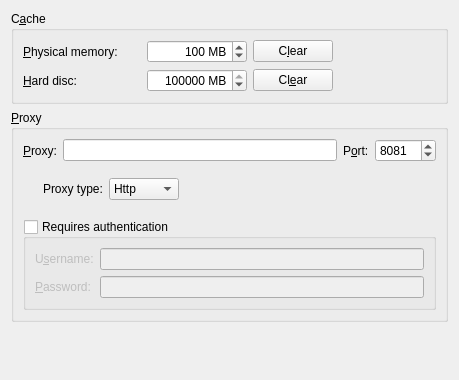
<?xml version="1.0" encoding="UTF-8"?>
<ui version="4.0">
 <class>MarbleProxySettingsWidget</class>
 <widget class="QWidget" name="MarbleProxySettingsWidget">
  <property name="geometry">
   <rect>
    <x>0</x>
    <y>0</y>
    <width>459</width>
    <height>380</height>
   </rect>
  </property>
  <layout class="QVBoxLayout" name="verticalLayout_2">
   <item>
    <widget class="QGroupBox" name="groupBox_cache">
     <property name="toolTip">
      <string>&lt;html&gt;&lt;head&gt;&lt;meta name=&quot;qrichtext&quot; content=&quot;1&quot; /&gt;&lt;style type=&quot;text/css&quot;&gt;
p, li { white-space: pre-wrap; }
&lt;/style&gt;&lt;/head&gt;&lt;body style=&quot; font-family:'Sans Serif'; font-size:9pt; font-weight:400; font-style:normal;&quot;&gt;
&lt;p style=&quot; margin-top:0px; margin-bottom:0px; margin-left:0px; margin-right:0px; -qt-block-indent:0; text-indent:0px;&quot;&gt;There are two caches being used for Marble: The physical memory which is needed to keep map data in the computer's memory. Increasing the value will make the application more responsive. The hard disc memory cache is used by download contents from the Internet (e.g. Wikipedia data or map data). Decrease this value if you want to save space on the hard disc and if high usage of the Internet is not an issue. &lt;/p&gt;&lt;/body&gt;&lt;/html&gt;</string>
     </property>
     <property name="title">
      <string>C&amp;ache</string>
     </property>
     <layout class="QGridLayout">
      <item row="0" column="0">
       <widget class="QLabel" name="label_volatileCache">
        <property name="sizePolicy">
         <sizepolicy hsizetype="Maximum" vsizetype="Preferred">
          <horstretch>0</horstretch>
          <verstretch>0</verstretch>
         </sizepolicy>
        </property>
        <property name="minimumSize">
         <size>
          <width>118</width>
          <height>0</height>
         </size>
        </property>
        <property name="text">
         <string>&amp;Physical memory:</string>
        </property>
        <property name="buddy">
         <cstring>kcfg_volatileTileCacheLimit</cstring>
        </property>
       </widget>
      </item>
      <item row="0" column="1">
       <widget class="QSpinBox" name="kcfg_volatileTileCacheLimit">
        <property name="alignment">
         <set>Qt::AlignRight</set>
        </property>
        <property name="suffix">
         <string> MB</string>
        </property>
        <property name="maximum">
         <number>999999</number>
        </property>
        <property name="value">
         <number>100</number>
        </property>
       </widget>
      </item>
      <item row="0" column="2">
       <widget class="QPushButton" name="button_clearVolatileCache">
        <property name="sizePolicy">
         <sizepolicy hsizetype="Maximum" vsizetype="Fixed">
          <horstretch>0</horstretch>
          <verstretch>0</verstretch>
         </sizepolicy>
        </property>
        <property name="text">
         <string>C&amp;lear</string>
        </property>
       </widget>
      </item>
      <item row="0" column="4">
       <spacer>
        <property name="orientation">
         <enum>Qt::Horizontal</enum>
        </property>
        <property name="sizeHint" stdset="0">
         <size>
          <width>10</width>
          <height>20</height>
         </size>
        </property>
       </spacer>
      </item>
      <item row="1" column="0">
       <widget class="QLabel" name="label_persistentCache">
        <property name="sizePolicy">
         <sizepolicy hsizetype="Maximum" vsizetype="Preferred">
          <horstretch>0</horstretch>
          <verstretch>0</verstretch>
         </sizepolicy>
        </property>
        <property name="minimumSize">
         <size>
          <width>118</width>
          <height>0</height>
         </size>
        </property>
        <property name="text">
         <string>&amp;Hard disc:</string>
        </property>
        <property name="buddy">
         <cstring>kcfg_persistentTileCacheLimit</cstring>
        </property>
       </widget>
      </item>
      <item row="1" column="1">
       <widget class="QSpinBox" name="kcfg_persistentTileCacheLimit">
        <property name="minimumSize">
         <size>
          <width>100</width>
          <height>0</height>
         </size>
        </property>
        <property name="alignment">
         <set>Qt::AlignRight</set>
        </property>
        <property name="specialValueText">
         <string>Unlimited</string>
        </property>
        <property name="suffix">
         <string> MB</string>
        </property>
        <property name="maximum">
         <number>999999</number>
        </property>
        <property name="value">
         <number>999999</number>
        </property>
       </widget>
      </item>
      <item row="1" column="2" colspan="2">
       <widget class="QPushButton" name="button_clearPersistentCache">
        <property name="sizePolicy">
         <sizepolicy hsizetype="Maximum" vsizetype="Fixed">
          <horstretch>0</horstretch>
          <verstretch>0</verstretch>
         </sizepolicy>
        </property>
        <property name="text">
         <string>Cl&amp;ear</string>
        </property>
       </widget>
      </item>
      <item row="1" column="4">
       <spacer>
        <property name="orientation">
         <enum>Qt::Horizontal</enum>
        </property>
        <property name="sizeHint" stdset="0">
         <size>
          <width>10</width>
          <height>20</height>
         </size>
        </property>
       </spacer>
      </item>
     </layout>
    </widget>
   </item>
   <item>
    <widget class="QGroupBox" name="groupBox_proxy">
     <property name="toolTip">
      <string>&lt;html&gt;&lt;head&gt;&lt;meta name=&quot;qrichtext&quot; content=&quot;1&quot; /&gt;&lt;style type=&quot;text/css&quot;&gt;
p, li { white-space: pre-wrap; }
&lt;/style&gt;&lt;/head&gt;&lt;body style=&quot; font-family:'Sans Serif'; font-size:9pt; font-weight:400; font-style:normal;&quot;&gt;
&lt;p style=&quot; margin-top:0px; margin-bottom:0px; margin-left:0px; margin-right:0px; -qt-block-indent:0; text-indent:0px;&quot;&gt;Proxy settings for your local intranet. Please leave empty if there is no proxy.&lt;/p&gt;&lt;/body&gt;&lt;/html&gt;</string>
     </property>
     <property name="title">
      <string>&amp;Proxy</string>
     </property>
     <layout class="QVBoxLayout" name="verticalLayout">
      <item>
       <layout class="QHBoxLayout" name="horizontalLayout">
        <item>
         <widget class="QLabel" name="label_proxyUrl">
          <property name="text">
           <string>&amp;Proxy:</string>
          </property>
          <property name="buddy">
           <cstring>kcfg_proxyUrl</cstring>
          </property>
         </widget>
        </item>
        <item>
         <widget class="QLineEdit" name="kcfg_proxyUrl">
          <property name="text">
           <string/>
          </property>
         </widget>
        </item>
        <item>
         <widget class="QLabel" name="label_proxyPort">
          <property name="text">
           <string>P&amp;ort:</string>
          </property>
          <property name="buddy">
           <cstring>kcfg_proxyPort</cstring>
          </property>
         </widget>
        </item>
        <item>
         <widget class="QSpinBox" name="kcfg_proxyPort">
          <property name="maximum">
           <number>65535</number>
          </property>
          <property name="value">
           <number>8081</number>
          </property>
         </widget>
        </item>
       </layout>
      </item>
      <item>
       <spacer name="verticalSpacer_2">
        <property name="orientation">
         <enum>Qt::Vertical</enum>
        </property>
        <property name="sizeType">
         <enum>QSizePolicy::Fixed</enum>
        </property>
        <property name="sizeHint" stdset="0">
         <size>
          <width>20</width>
          <height>10</height>
         </size>
        </property>
       </spacer>
      </item>
      <item>
       <layout class="QHBoxLayout" name="horizontalLayout_2">
        <item>
         <spacer name="horizontalSpacer_4">
          <property name="orientation">
           <enum>Qt::Horizontal</enum>
          </property>
          <property name="sizeType">
           <enum>QSizePolicy::Fixed</enum>
          </property>
          <property name="sizeHint" stdset="0">
           <size>
            <width>20</width>
            <height>20</height>
           </size>
          </property>
         </spacer>
        </item>
        <item>
         <widget class="QLabel" name="label_proxyType">
          <property name="text">
           <string>Proxy type:</string>
          </property>
         </widget>
        </item>
        <item>
         <widget class="QComboBox" name="kcfg_proxyType">
          <item>
           <property name="text">
            <string>Http</string>
           </property>
          </item>
          <item>
           <property name="text">
            <string>Socks5</string>
           </property>
          </item>
         </widget>
        </item>
        <item>
         <spacer name="horizontalSpacer">
          <property name="orientation">
           <enum>Qt::Horizontal</enum>
          </property>
          <property name="sizeHint" stdset="0">
           <size>
            <width>40</width>
            <height>20</height>
           </size>
          </property>
         </spacer>
        </item>
       </layout>
      </item>
      <item>
       <spacer name="verticalSpacer_3">
        <property name="orientation">
         <enum>Qt::Vertical</enum>
        </property>
        <property name="sizeType">
         <enum>QSizePolicy::Fixed</enum>
        </property>
        <property name="sizeHint" stdset="0">
         <size>
          <width>20</width>
          <height>13</height>
         </size>
        </property>
       </spacer>
      </item>
      <item>
       <widget class="QGroupBox" name="kcfg_proxyAuth">
        <property name="title">
         <string>Requires authentication</string>
        </property>
        <property name="flat">
         <bool>true</bool>
        </property>
        <property name="checkable">
         <bool>true</bool>
        </property>
        <property name="checked">
         <bool>false</bool>
        </property>
        <property name="text" stdset="0">
         <string>Requires authentication</string>
        </property>
        <layout class="QGridLayout" name="gridLayout1">
         <item row="0" column="0">
          <widget class="QLabel" name="label_username">
           <property name="text">
            <string>U&amp;sername:</string>
           </property>
           <property name="buddy">
            <cstring>kcfg_proxyUser</cstring>
           </property>
          </widget>
         </item>
         <item row="1" column="0">
          <widget class="QLabel" name="label_password">
           <property name="text">
            <string>&amp;Password:</string>
           </property>
           <property name="buddy">
            <cstring>kcfg_proxyPass</cstring>
           </property>
          </widget>
         </item>
         <item row="1" column="1">
          <widget class="QLineEdit" name="kcfg_proxyPass">
           <property name="enabled">
            <bool>false</bool>
           </property>
           <property name="echoMode">
            <enum>QLineEdit::Password</enum>
           </property>
          </widget>
         </item>
         <item row="0" column="1">
          <widget class="QLineEdit" name="kcfg_proxyUser">
           <property name="enabled">
            <bool>false</bool>
           </property>
          </widget>
         </item>
        </layout>
       </widget>
      </item>
     </layout>
    </widget>
   </item>
   <item>
    <spacer name="verticalSpacer">
     <property name="orientation">
      <enum>Qt::Vertical</enum>
     </property>
     <property name="sizeHint" stdset="0">
      <size>
       <width>20</width>
       <height>40</height>
      </size>
     </property>
    </spacer>
   </item>
  </layout>
 </widget>
 <resources/>
 <connections/>
</ui>
